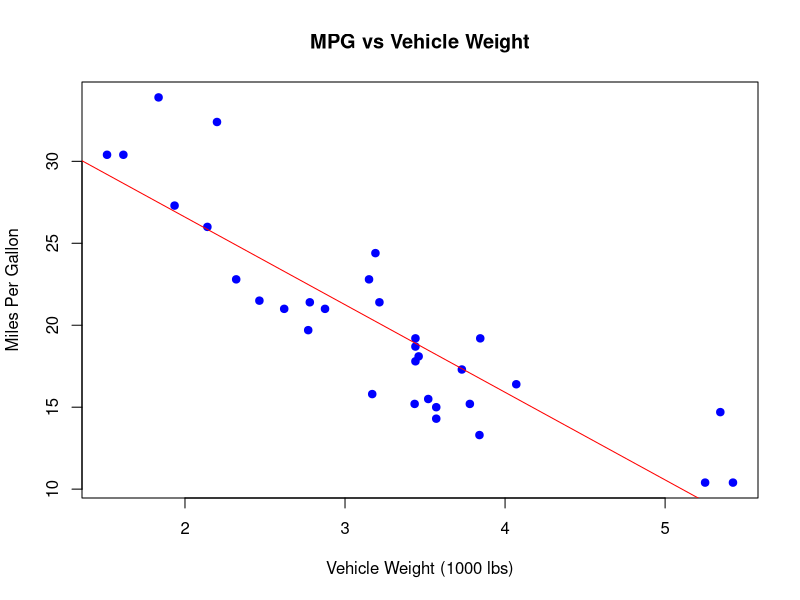

Source code (R):
# cop2073c-pa9.R
# Simeon Sipes
# 07/19/26
# Simple linear regression using the mtcars dataset

# Create a scatterplot of MPG based on vehicle weight.
plot(mtcars$wt, mtcars$mpg,
     main = "MPG vs Vehicle Weight",
     xlab = "Vehicle Weight (1000 lbs)",
     ylab = "Miles Per Gallon",
     pch = 19,
     col = "blue")

# Fit a linear model to predict MPG based on vehicle weight.
lm_mpg_weight <- lm(mpg ~ wt, data = mtcars)

# Add the fitted regression line to the scatterplot.
abline(lm_mpg_weight, col = "red")

# Extract the slope and hypothesis test results.
slope <- coef(lm_mpg_weight)["wt"]
summary_model <- summary(lm_mpg_weight)

p_value <- summary_model$coefficients["wt", "Pr(>|t|)"]

cat("Slope Estimate:", slope, "\n")
cat("p-value:", p_value, "\n")

# Calculate the 95% confidence interval for the slope.
conf_interval <- confint(lm_mpg_weight, "wt", level = 0.95)

cat("95% Confidence Interval for Slope:",
    conf_interval[1], conf_interval[2], "\n")

# Interpret the slope and statistical significance.
cat("The slope indicates that for each additional 1,000 pounds,\n")
cat("the expected MPG changes by", slope, "miles per gallon.\n")

alpha <- 0.05

if (p_value < alpha) {
  cat("The slope is statistically significant at the 0.05 level, indicating\n")
  cat("a significant relationship between weight and fuel efficiency.\n")
} else {
  cat("The slope is not statistically significant at the 0.05 level.\n")
}

# Predict MPG for a vehicle weighing 6,000 pounds.
new_weight <- data.frame(wt = 6)

mpg_prediction <- predict(lm_mpg_weight,
                          newdata = new_weight,
                          interval = "prediction",
                          level = 0.95)

cat("Predicted MPG for a 6,000-pound vehicle:\n")
print(mpg_prediction)

# Check whether the predicted weight is within the dataset range.
weight_range <- range(mtcars$wt)

if (6 < weight_range[1] || 6 > weight_range[2]) {
  cat("Note: The weight value is outside the range of the dataset, which\n")
  cat("limits the accuracy of the prediction. Use caution when interpreting\n")
  cat("this result.\n")
}
